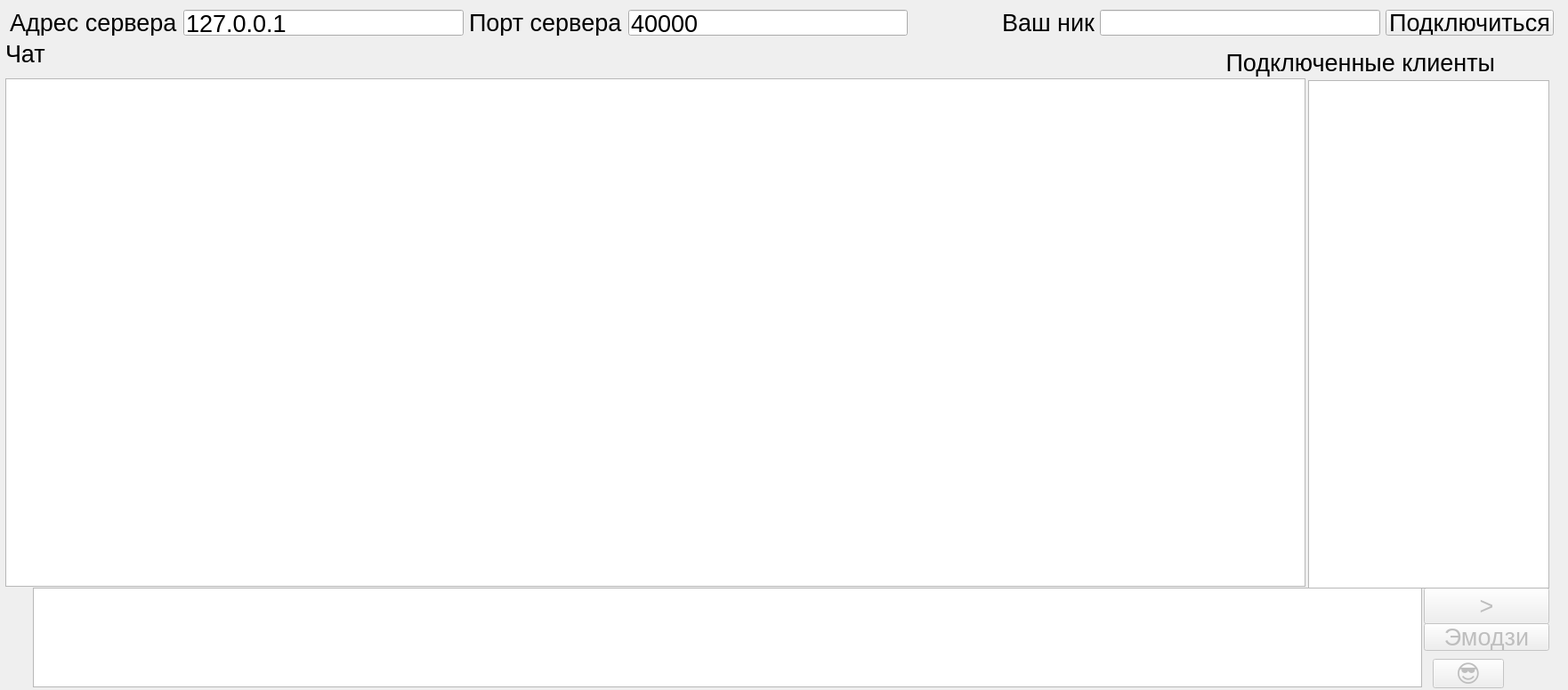
<?xml version="1.0" encoding="UTF-8"?>
<ui version="4.0">
 <class>Widget</class>
 <widget class="QWidget" name="Widget">
  <property name="geometry">
   <rect>
    <x>0</x>
    <y>0</y>
    <width>1762</width>
    <height>775</height>
   </rect>
  </property>
  <property name="font">
   <font>
    <pointsize>20</pointsize>
   </font>
  </property>
  <property name="windowTitle">
   <string>Widget</string>
  </property>
  <widget class="QLabel" name="label_3">
   <property name="geometry">
    <rect>
     <x>6</x>
     <y>47</y>
     <width>71</width>
     <height>27</height>
    </rect>
   </property>
   <property name="text">
    <string>Чат</string>
   </property>
  </widget>
  <widget class="QTextEdit" name="chatEdit">
   <property name="geometry">
    <rect>
     <x>6</x>
     <y>88</y>
     <width>1461</width>
     <height>571</height>
    </rect>
   </property>
   <property name="readOnly">
    <bool>true</bool>
   </property>
  </widget>
  <widget class="QPushButton" name="pushButton">
   <property name="enabled">
    <bool>false</bool>
   </property>
   <property name="geometry">
    <rect>
     <x>1600</x>
     <y>700</y>
     <width>141</width>
     <height>31</height>
    </rect>
   </property>
   <property name="text">
    <string>Эмодзи</string>
   </property>
  </widget>
  <widget class="QPushButton" name="pushButton_2">
   <property name="enabled">
    <bool>false</bool>
   </property>
   <property name="geometry">
    <rect>
     <x>1610</x>
     <y>740</y>
     <width>80</width>
     <height>33</height>
    </rect>
   </property>
   <property name="text">
    <string>😎</string>
   </property>
  </widget>
  <widget class="QWidget" name="layoutWidget">
   <property name="geometry">
    <rect>
     <x>0</x>
     <y>0</y>
     <width>1757</width>
     <height>51</height>
    </rect>
   </property>
   <layout class="QHBoxLayout" name="horizontalLayout">
    <item>
     <widget class="QLabel" name="label">
      <property name="text">
       <string>Адрес сервера</string>
      </property>
     </widget>
    </item>
    <item>
     <widget class="QLineEdit" name="serverIpEdit">
      <property name="text">
       <string>127.0.0.1</string>
      </property>
     </widget>
    </item>
    <item>
     <widget class="QLabel" name="label_2">
      <property name="text">
       <string>Порт сервера</string>
      </property>
     </widget>
    </item>
    <item>
     <widget class="QLineEdit" name="serverPortEdit">
      <property name="text">
       <string>40000</string>
      </property>
     </widget>
    </item>
    <item>
     <spacer name="horizontalSpacer">
      <property name="orientation">
       <enum>Qt::Vertical</enum>
      </property>
      <property name="sizeHint" stdset="0">
       <size>
        <width>100</width>
        <height>20</height>
       </size>
      </property>
     </spacer>
    </item>
    <item>
     <widget class="QLabel" name="label_4">
      <property name="text">
       <string>Ваш ник</string>
      </property>
     </widget>
    </item>
    <item>
     <widget class="QLineEdit" name="nickEdit"/>
    </item>
    <item>
     <widget class="QPushButton" name="connectToServerButton">
      <property name="text">
       <string>Подключиться</string>
      </property>
     </widget>
    </item>
   </layout>
  </widget>
  <widget class="QPushButton" name="sendMessageButton">
   <property name="enabled">
    <bool>false</bool>
   </property>
   <property name="geometry">
    <rect>
     <x>1600</x>
     <y>660</y>
     <width>141</width>
     <height>41</height>
    </rect>
   </property>
   <property name="sizePolicy">
    <sizepolicy hsizetype="Minimum" vsizetype="Preferred">
     <horstretch>0</horstretch>
     <verstretch>0</verstretch>
    </sizepolicy>
   </property>
   <property name="text">
    <string>&gt;</string>
   </property>
  </widget>
  <widget class="QTextEdit" name="sendMessageEdit">
   <property name="geometry">
    <rect>
     <x>37</x>
     <y>660</y>
     <width>1561</width>
     <height>112</height>
    </rect>
   </property>
  </widget>
  <widget class="QListWidget" name="nickList">
   <property name="geometry">
    <rect>
     <x>1470</x>
     <y>90</y>
     <width>271</width>
     <height>571</height>
    </rect>
   </property>
  </widget>
  <widget class="QLabel" name="label_5">
   <property name="geometry">
    <rect>
     <x>1370</x>
     <y>50</y>
     <width>377</width>
     <height>40</height>
    </rect>
   </property>
   <property name="text">
    <string> Подключенные клиенты</string>
   </property>
  </widget>
 </widget>
 <layoutdefault spacing="6" margin="11"/>
 <resources/>
 <connections/>
</ui>
